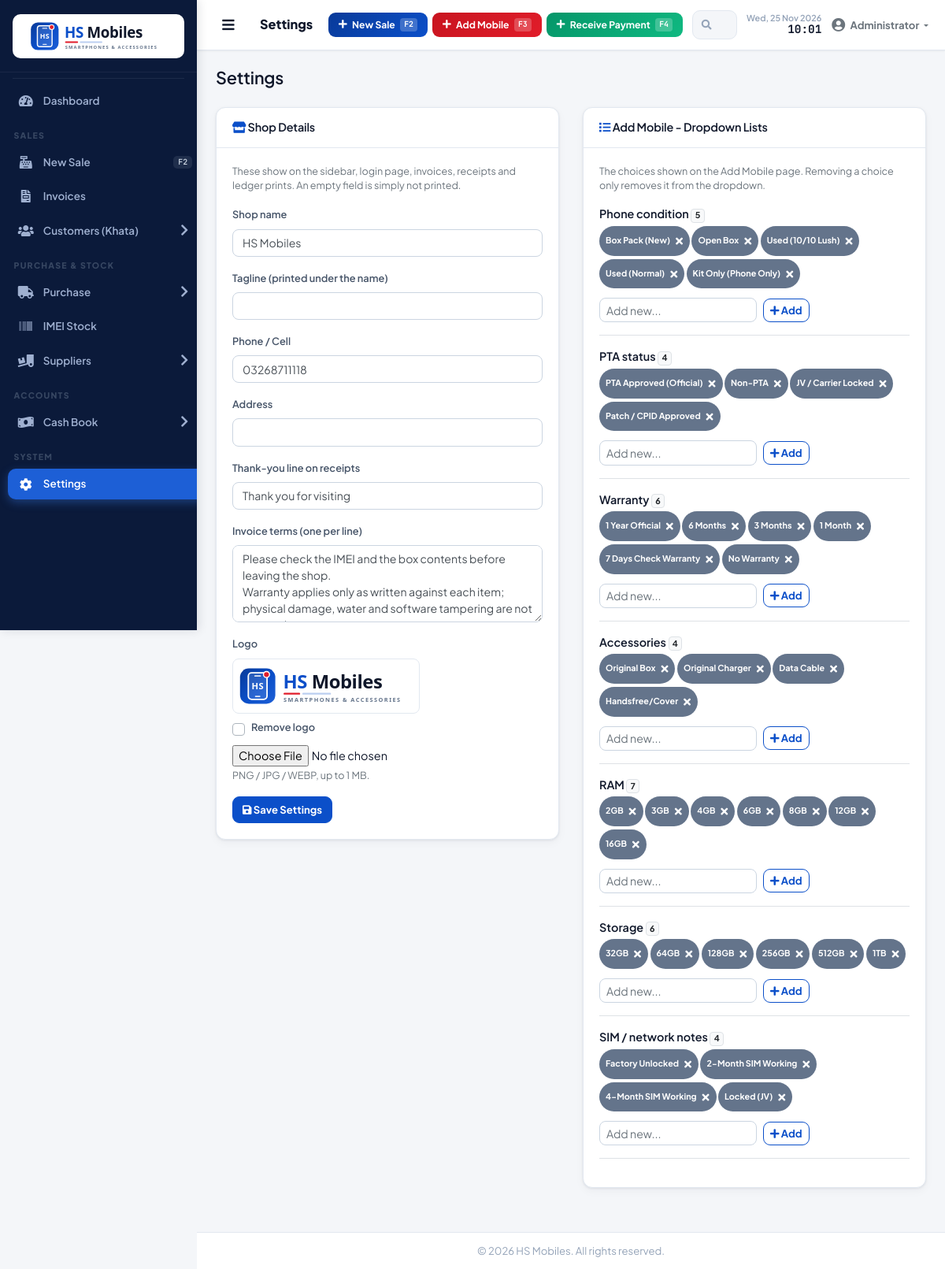
Page /modules/settings/index.php (signed in) on the committed database.
### tables this page shows
CREATE TABLE `app_options` (
  `id` int(11) NOT NULL,
  `option_type` varchar(40) NOT NULL,
  `option_value` varchar(120) NOT NULL,
  `sort_order` int(11) NOT NULL DEFAULT 0,
  `status` tinyint(1) NOT NULL DEFAULT 1,
  `created_at` timestamp NOT NULL DEFAULT current_timestamp()
);

### modules/settings/index.php (the view, shortened to what this page needs)
<?php
require_once '../../includes/functions.php';
$FIELDS = [
    'shop_name'      => ['Shop name', 'text', 100, 1, 'shop'],
    'shop_tagline'   => ['Tagline (printed under the name)', 'text', 100, 2, 'shop'],
    'shop_phone'     => ['Phone / Cell', 'text', 40, 3, 'shop'],
    'shop_address'   => ['Address', 'text', 200, 4, 'shop'],
    'receipt_thanks' => ['Thank-you line on receipts', 'text', 120, 6, 'receipt'],
    'invoice_terms'  => ['Invoice terms (one per line)', 'textarea', 2000, 7, 'receipt'],
];
$LISTS = [
    'phone_condition' => 'Phone condition',
    'pta_status'      => 'PTA status',
    'warranty'        => 'Warranty',
    'accessory'       => 'Accessories',
    'ram'             => 'RAM',
    'storage'         => 'Storage',
    'network_note'    => 'SIM / network notes',
];
$vals = [];
foreach ($pdo->query("SELECT setting_key, setting_value FROM settings") as $r) $vals[$r['setting_key']] = (string)$r['setting_value'];
$opts = [];
foreach ($pdo->query("SELECT id, option_type, option_value FROM app_options ORDER BY option_type, sort_order, id") as $r) $opts[$r['option_type']][] = $r;
$logo = $vals['shop_logo'] ?? '';
require_once '../../includes/header.php';
$h = function ($v) { return htmlspecialchars((string)$v, ENT_QUOTES, 'UTF-8'); };
?>
<div class="row">
  <div class="col-lg-6 mb-4">
    <div class="card shadow">
      <div class="card-header py-3"><h6 class="m-0 font-weight-bold text-primary"><i class="fas fa-store"></i> Shop Details</h6></div>
      <div class="card-body">
        <p class="small text-muted">These show on the sidebar, login page, invoices, receipts and ledger prints. An empty field is simply not printed.</p>
        <form method="post" enctype="multipart/form-data" autocomplete="off">
          <?php foreach ($FIELDS as $key => [$label, $type, $max]): ?>
            <div class="form-group">
              <label><?= $h($label) ?></label>
              <?php if ($type === 'textarea'): ?>
                <textarea name="<?= $key ?>" class="form-control" rows="4" maxlength="<?= $max ?>"><?= $h($vals[$key] ?? '') ?></textarea>
              <?php else: ?>
                <input type="text" name="<?= $key ?>" class="form-control" maxlength="<?= $max ?>" value="<?= $h($vals[$key] ?? '') ?>"<?= $key === 'shop_name' ? ' placeholder="HS Mobiles"' : '' ?>>
              <?php endif; ?>
            </div>
          <?php endforeach; ?>
          <div class="form-group">
            <label>Logo</label>
            <?php if ($logo !== '' && is_file(__DIR__ . '/../../' . $logo)): ?>
              <div class="mb-2"><img src="../../<?= $h($logo) ?>" alt="<?= $h($vals['shop_name'] ?: 'HS Mobiles') ?> Logo" style="max-height:70px;max-width:240px;width:auto;height:auto;background:#fff;border:1px solid #e2e8f0;border-radius:8px;padding:6px;"></div>
              <div class="custom-control custom-checkbox mb-2"><input type="checkbox" class="custom-control-input" id="rmLogo" name="remove_logo" value="1"><label class="custom-control-label" for="rmLogo">Remove logo</label></div>
            <?php else: ?><div class="small text-muted mb-1">No logo saved.</div><?php endif; ?>
            <input type="file" name="logo" class="form-control-file" accept="image/png,image/jpeg,image/webp">
            <small class="text-muted">PNG / JPG / WEBP, up to 1 MB.</small>
          </div>
          <button class="btn btn-primary"><i class="fas fa-save"></i> Save Settings</button>
        </form>
      </div>
    </div>
  </div>
  <div class="col-lg-6 mb-4" id="lists">
    <div class="card shadow">
      <div class="card-header py-3"><h6 class="m-0 font-weight-bold text-primary"><i class="fas fa-list"></i> Add Mobile - Dropdown Lists</h6></div>
      <div class="card-body">
        <p class="small text-muted">The choices shown on the Add Mobile page. Removing a choice only removes it from the dropdown.</p>
        <?php foreach ($LISTS as $type => $title): ?>
          <div class="mb-3 pb-3 border-bottom">
            <div class="font-weight-bold mb-1"><?= $h($title) ?> <span class="badge badge-light border"><?= count($opts[$type] ?? []) ?></span></div>
            <div class="mb-2">
              <?php foreach ($opts[$type] ?? [] as $o): ?>
                <form method="post" class="d-inline"><input type="hidden" name="action" value="delete_option"><input type="hidden" name="id" value="<?= (int)$o['id'] ?>">
                  <span class="badge badge-pill badge-secondary p-2 mb-1"><?= $h($o['option_value']) ?>
                    <button class="btn btn-link btn-sm p-0 ml-1 text-white" title="Remove" onclick="return confirm('Remove this choice?');"><i class="fas fa-times"></i></button></span></form>
              <?php endforeach; ?>
            </div>
            <form method="post" class="form-inline"><input type="hidden" name="action" value="add_option"><input type="hidden" name="option_type" value="<?= $h($type) ?>">
              <input type="text" name="option_value" class="form-control form-control-sm mr-2" maxlength="120" placeholder="Add new..." style="min-width:200px" required>
              <button class="btn btn-sm btn-outline-primary"><i class="fas fa-plus"></i> Add</button></form>
          </div>
        <?php endforeach; ?>
      </div>
    </div>
  </div>
</div>
<?php require_once '../../includes/footer.php'; ?>

### assets/css/style.css (style rules this page uses)
:root { --sidebar-bg: #0b1a3a; --sidebar-hover: #142a5c; --sidebar-active: #1d5fd6; --sidebar-text: #94a3b8; --sidebar-text-hover: #ffffff; --sidebar-width: 250px; --primary: #0b4fc9; --primary-dark: #083a99; --secondary: #14b8a6; --success: #10b981; --info: #06b6d4; --warning: #f59e0b; --danger: #ef4444; --body-bg: #f1f5f9; --card-shadow: 0 1px 3px rgba(0,0,0,0.08), 0 1px 2px rgba(0,0,0,0.06); --topbar-height: 60px; }
* { margin: 0; padding: 0; box-sizing: border-box; }
body { font-family: 'Segoe UI', Tahoma, Geneva, Verdana, sans-serif; background: var(--body-bg); overflow-x: hidden; }
.card { border: none; box-shadow: var(--card-shadow); border-radius: 0.5rem; }
.card-header { background: #fff; border-bottom: 1px solid #e2e8f0; padding: 0.9rem 1.25rem; font-weight: 600; border-radius: 0.5rem 0.5rem 0 0 !important; }
.card-header h6 { font-size: 0.9rem; margin: 0; }
.text-primary { color: var(--primary) !important; }
.btn-primary { background: var(--primary); border-color: var(--primary); color: #fff; }
.btn-outline-primary { color: var(--primary); border-color: var(--primary); }
.badge-secondary { background: #64748b; color: #fff; }
.form-control, .form-select { border-radius: 0.375rem; border-color: #d1d5db; font-size: 0.9rem; }
.font-weight-bold { font-weight: 600 !important; }
.shadow { box-shadow: var(--card-shadow); }

### assets/css/pos-modern.css (style rules this page uses)
:root { --bg: #f4f6f9; --surface: #ffffff; --ink: #0f172a; --ink-2: #475569; --ink-3: #94a3b8; --line: #e2e8f0; --slate-900: #0f172a; --sidebar-bg: #0b1a3a; --sidebar-hover: #142a5c; --sidebar-active: #1d5fd6; --sidebar-text: #9fb0d0; --sidebar-text-hover: #ffffff; --sidebar-width: 250px; --primary: #0b4fc9; --primary-dark: #083a99; --primary-soft: #e8f0fd; --accent: #e11d2a; --success: #059669; --success-soft: #ecfdf5; --danger: #dc2626; --danger-soft: #fef2f2; --warning: #d97706; --warning-soft: #fffbeb; --info: #0b6fb8; --body-bg: var(--bg); --radius: 12px; --radius-sm: 8px; --shadow-sm: 0 1px 2px rgba(15, 23, 42, .06); --shadow: 0 1px 3px rgba(15, 23, 42, .08), 0 4px 12px rgba(15, 23, 42, .04); --card-shadow: var(--shadow); --topbar-height: 64px; --font-ui: 'Plus Jakarta Sans', 'Inter', 'Segoe UI', system-ui, sans-serif; --font-mono: 'JetBrains Mono', ui-monospace, 'Cascadia Mono', Consolas, monospace; }
body { font-family: var(--font-ui); background: var(--bg); color: var(--ink); font-size: .9rem; -webkit-font-smoothing: antialiased; }
h1, h2, h3, h4, h5, h6 { font-family: var(--font-ui); letter-spacing: -.01em; }
.card { border: 1px solid var(--line); border-radius: var(--radius); box-shadow: var(--shadow); background: var(--surface); }
.card.shadow, .card.shadow-sm { box-shadow: var(--shadow) !important; }
.card-header { background: transparent; border-bottom: 1px solid var(--line); border-radius: var(--radius) var(--radius) 0 0 !important; }
.card-header h6, .card-header .h6 { color: var(--ink) !important; font-weight: 800; }
.card-header h6 i { color: var(--primary); }
.form-control, .custom-select { border-radius: var(--radius-sm); border-color: #cbd5e1; font-size: .88rem; }
label { font-weight: 600; color: var(--ink-2); font-size: .8rem; }
.btn { border-radius: 9px; font-weight: 700; font-size: .82rem; }
.btn-primary { background: var(--primary); border-color: var(--primary); }
.btn-outline-primary { color: var(--primary); border-color: var(--primary); }
.text-primary { color: var(--primary) !important; }

### rows in the picture
app_options: option_value "Box Pack (New)"
app_options: option_value "Open Box"
app_options: option_value "Used (10/10 Lush)"
app_options: option_value "Used (Normal)"
app_options: option_value "Kit Only (Phone Only)"
app_options: option_value "PTA Approved (Official)"
app_options: option_value "Non-PTA"
app_options: option_value "JV / Carrier Locked"
app_options: option_value "Patch / CPID Approved"
app_options: option_value "1 Year Official"
app_options: option_value "6 Months"
app_options: option_value "3 Months"
app_options: option_value "1 Month"
app_options: option_value "7 Days Check Warranty"
app_options: option_value "No Warranty"
app_options: option_value "Original Box"
app_options: option_value "Original Charger"
app_options: option_value "Data Cable"
app_options: option_value "Handsfree/Cover"
app_options: option_value "2GB"
app_options: option_value "3GB"
app_options: option_value "4GB"
app_options: option_value "6GB"
app_options: option_value "8GB"
app_options: option_value "12GB"
app_options: option_value "16GB"
app_options: option_value "32GB"
app_options: option_value "64GB"
app_options: option_value "128GB"
app_options: option_value "256GB"
app_options: option_value "512GB"
app_options: option_value "1TB"
app_options: option_value "Factory Unlocked"
app_options: option_value "2-Month SIM Working"
app_options: option_value "4-Month SIM Working"
app_options: option_value "Locked (JV)"

### other values in the picture
$page_title "Settings"
$_SESSION['user_name'] "Administrator"
$h($label) "Shop name"
$h($label) "Tagline (printed under the name)"
$h($label) "Phone / Cell"
$h($label) "Address"
$h($label) "Thank-you line on receipts"
$h($label) "Invoice terms (one per line)"
$h($title) "Phone condition"
count($opts[$type] ?? []) "5"
$h($title) "PTA status"
count($opts[$type] ?? []) "4"
$h($title) "Warranty"
count($opts[$type] ?? []) "6"
$h($title) "Accessories"
